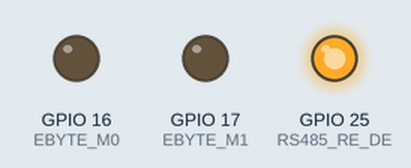
The sketch below on a simulated ESP32. Shown: output pins drawn as LEDs (lit = HIGH). What the sketch prints to the serial monitor is not drawn.

Above: at 0.1 s.
Timing chart, 0 to 1.6 s (numbered marks = the images above):
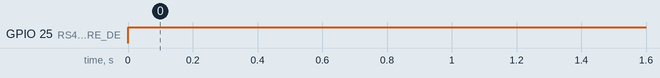

The sketch:

Radio_Receptor_ESP.ino
```cpp
#include "head.h"


long tempo_loop;


int tensao = 0.0;
float corrente = 4.0;
int tempo_incremento;


void setup() {

  Serial.begin(9600);

  //Ebyte
  SerialEbyte.begin(9600, SERIAL_8N1, EBYTE_RX, EBYTE_TX);
  pinMode(EBYTE_M0, OUTPUT);
  pinMode(EBYTE_M1, OUTPUT);

  //RS485
  SerialRS485.begin(9600, SERIAL_8N1, RS485_RX, RS485_TX);
  pinMode(RS485_RE_DE, OUTPUT);

  Serial1.println("iniciando....");
}

void loop() {

  digitalWrite(EBYTE_M0, LOW);
  digitalWrite(EBYTE_M1, LOW);
  receber_EBYTE();

  digitalWrite(RS485_RE_DE, HIGH);  // LOW PARA RECEBER E HIGH PARA ENVIAR

  ///Serial.println(String(1) + ";" + String(0) + ";" + String(1) + ";" + String(0) + ";" + "4.0" + ";" + "8.4" + ";" + "16.5" + ";" + "0.0" + ";" + "0.0" + ";@");

  //SerialRS485.println(String(1) + ";" + String(0) + ";" + String(1) + ";" + String(0) + ";" + "4.0" + ";" + "8.4" + ";" + "16.5" + ";" + "0.0" + ";" + "0.0" + ";@");
  // Serial.println(String(tensao) + ";" + String(tensao) + ";" + String(tensao) + ";" + String(tensao) + ";" + String(corrente) + ";" + String(corrente) + ";" + String(corrente) + ";@");
  // SerialRS485.println(String(tensao) + ";" + String(tensao) + ";" + String(tensao) + ";" + String(tensao) + ";" + String(corrente) + ";" + String(corrente) + ";" + String(corrente) + ";@");

  Serial.println(valor1 + ";" + valor2 + ";" + valor3 + ";" + valor4 + ";" + valor5 + ";" + valor6 + ";" + valor7 + ";" + valor8 +  ";@");
  SerialRS485.println(valor1 + ";" + valor2 + ";" + valor3 + ";" + valor4 + ";" + valor5 + ";" + valor6 + ";" + valor7 + ";" + valor8 +  ";@");
}
```

Ebyte.ino
```cpp
long Tempo_Ultima_Comunicacao = 0;
int Flag_Serial = 0;

void receber_EBYTE() {

  if (millis() - Tempo_Ultima_Comunicacao > 3000) {

    Flag_Serial = 0;
    Serial.println("Sem sinal");

    valorA = 0;
    valorB = 0;
    valorC = 0;
    valorD = 0;
    valorE = 0.0;
    valorF = 0.0;
    valorG = 0.0;
    valorH = 0.0;
    valorI = 0.0;
    valorJ = 0.0;


    valor1 = "0";
    valor2 = "0";
    valor3 = "0";
    valor4 = "0";
    valor5 = "0.0";
    valor6 = "0.0";
    valor7 = "0.0";
    valor8 = "0.0";
    valor9 = "0.0";
    valor10 = "0.0";
  }


  while (SerialEbyte.available()) {

    Tempo_Ultima_Comunicacao = millis();
    Flag_Serial = 1;

    char c = SerialEbyte.read();
    switch (c) {
      case '@':         //caso receba @ na serial, entende que é o fim dos dados e então trata eles
        mensagem = "";  // resseta a variável para receber os novos dados
        if (size == 0) {
          return;
        }
        buffer[size] = 0;
        size = 0;
        for (int i = 0; i < BUFFER_SIZE; i++) {  //este for é para armazenar os bytes que estavam no buffer, na string com todas as informações recebidas
          mensagem += buffer[i];
        }
        controleRecebido = 6;  // reset da variável de controle da comunicação. Valor da variável define o tempo para até avisar de perda de comunicação
        break;                 // para calcular o valor basta dividir o tempo que deseja, pelos milissegundos definido no primeiro IF do loop
      default:
        if (size < BUFFER_SIZE - 1) {  //enquanto não encontra o marcador(@) de fim de dados, continua armazenando os bytes no buffer
          buffer[size] = c;
          ++size;
        }
    }
  }

  mensagem = mensagem + ';';

  // Serial1.println(mensagem);


  for (i = 0; i < mensagem.length(); i++) {

    if (mensagem[i] == ';') {
      separador = i;

      if (cont_dado == 1) {

        valor1 = mensagem.substring(separador_ant + 1, separador);
        valorA = valor1.toInt();
      }

      if (cont_dado == 2) {

        valor2 = mensagem.substring(separador_ant + 1, separador);
        valorB = valor2.toInt();
      }

      if (cont_dado == 3) {

        valor3 = mensagem.substring(separador_ant + 1, separador);
        valorC = valor3.toInt();
      }

      if (cont_dado == 4) {

        valor4 = mensagem.substring(separador_ant + 1, separador);
        valorD = valor4.toInt();
      }

      if (cont_dado == 5) {

        valor5 = mensagem.substring(separador_ant + 1, separador);
        valorE = valor5.toFloat();
      }

      if (cont_dado == 6) {

        valor6 = mensagem.substring(separador_ant + 1, separador);
        valorF = valor6.toFloat();
      }

      if (cont_dado == 7) {

        valor7 = mensagem.substring(separador_ant + 1, separador);
        valorG = valor7.toFloat();
      }
      if (cont_dado == 8) {

        valor8 = mensagem.substring(separador_ant + 1, separador);
        valorH = valor8.toFloat();
      }
      if (cont_dado == 9) {

        valor9 = mensagem.substring(separador_ant + 1, separador);
        valorI = valor9.toFloat();
      }

      if (cont_dado == 10) {

        valor10 = mensagem.substring(separador_ant + 1, separador);
        valorJ = valor10.toFloat();
      }


      separador_ant = separador;
      cont_dado++;
    }
  }

  cont_dado = 1;
  separador_ant = -1;
}
```

head.h
```cpp
#include <HardwareSerial.h>
HardwareSerial SerialEbyte(1);
#define EBYTE_TX 18
#define EBYTE_RX 19
#define EBYTE_M0 16
#define EBYTE_M1 17

HardwareSerial SerialRS485(2);
#define RS485_TX 33 //33
#define RS485_RX 32 //32
#define RS485_RE_DE 25


//variáveis para receber dados do MEGA pela serial
String recebidosAtualizado = "*";  //string onde será armazenado os dados recebidos do MEGA
const uint8_t BUFFER_SIZE = 128;   //número de caracteres que serão recebidos (38) (190) (700)
uint8_t size = 0;
char buffer[BUFFER_SIZE];  //buffer para armazenar bytes recebidos
int controleRecebido = 0;

//strings transformadas em variaveis:
volatile int valorA;
volatile int valorB;
volatile int valorC;
volatile int valorD;
volatile float valorE;
volatile float valorF;
volatile float valorG;
volatile float valorH;
volatile float valorI;
volatile float valorJ;
volatile float valorK;
volatile float valorL;
volatile float valorM;
volatile float valorN;
volatile float valorO;
volatile float valorP;
volatile float valorQ;
volatile float valorR;
volatile float valorS;
volatile float valorT;
volatile float valorU;
volatile float valorV;
volatile float valorW;
volatile float valorX;
volatile float valorY;
volatile float valorZ;
volatile float valorAA;
volatile float valorAB;


String mensagem;  //pacote de dados completo

String valor1;
String valor2;
String valor3;
String valor4;
String valor5;
String valor6;
String valor7;
String valor8;
String valor9;
String valor10;
String valor11;
String valor12;
String valor13;
String valor14;
String valor15;
String valor16;
String valor17;
String valor18;
String valor19;
String valor20;
String valor21;
String valor22;
String valor23;
String valor24;
String valor25;
String valor26;
String valor27;


//long int tempo_ant;

//variaveis para "descompactar" o pacote de dados:
volatile int i = 0;
volatile int separador = 0;
volatile int cont_dado = 1;
volatile int separador_ant = -1;
```

Measured:
- by itself, GPIO 25 (RS485_RE_DE): LOW → HIGH at 0.00 s
